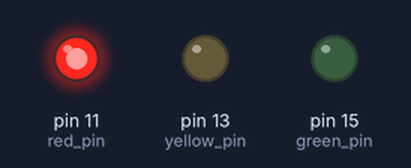
Recording of a program running on a simulated Raspberry Pi (header pin numbers). On the bench: output pins drawn as LEDs (lit = HIGH).

Above: at 1.0 s.
At 2.5 s:
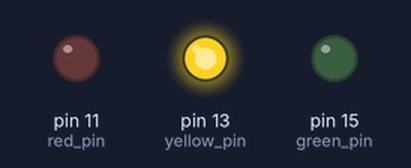
At 4.0 s:
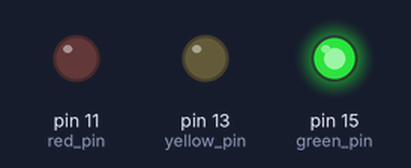
Timing chart, 0 to 6.5 s (numbered marks = the images above):
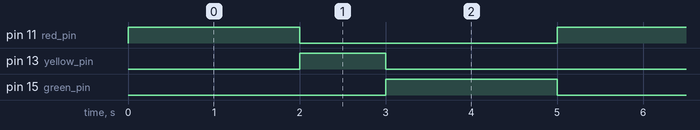

Measured:
- by itself, pin 11 (red_pin), pin 15 (green_pin): alternates HIGH for 2.0 s and LOW for 3.0 s
- by itself, pin 13 (yellow_pin): alternates HIGH for 1.0 s and LOW for 4.0 s
- by itself, everything shown: repeats every 5.0 s, in 3 steps

The program:

traffic_light.py
```python
import RPi.GPIO as GPIO
import time

# Define physical pin numbers for the LEDs
red_pin = 11
yellow_pin = 13
green_pin = 15

# Set up GPIO
GPIO.setmode(GPIO.BOARD)
GPIO.setup(red_pin, GPIO.OUT)
GPIO.setup(yellow_pin, GPIO.OUT)
GPIO.setup(green_pin, GPIO.OUT)

# Function to turn off all LEDs
def all_off():
    GPIO.output(red_pin, GPIO.LOW)
    GPIO.output(yellow_pin, GPIO.LOW)
    GPIO.output(green_pin, GPIO.LOW)

try:
    while True:
        # Red light
        GPIO.output(red_pin, GPIO.HIGH)
        GPIO.output(yellow_pin, GPIO.LOW)
        GPIO.output(green_pin, GPIO.LOW)
        time.sleep(2)

        # Yellow light
        GPIO.output(red_pin, GPIO.LOW)
        GPIO.output(yellow_pin, GPIO.HIGH)
        GPIO.output(green_pin, GPIO.LOW)
        time.sleep(1)

        # Green light
        GPIO.output(red_pin, GPIO.LOW)
        GPIO.output(yellow_pin, GPIO.LOW)
        GPIO.output(green_pin, GPIO.HIGH)
        time.sleep(2)

finally:
    # Clean up GPIO
    all_off()
    GPIO.cleanup()
```
